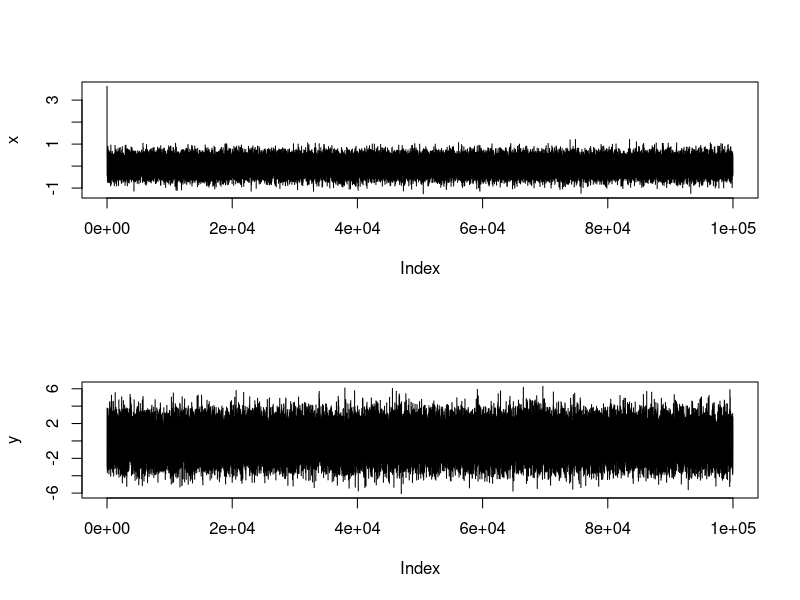
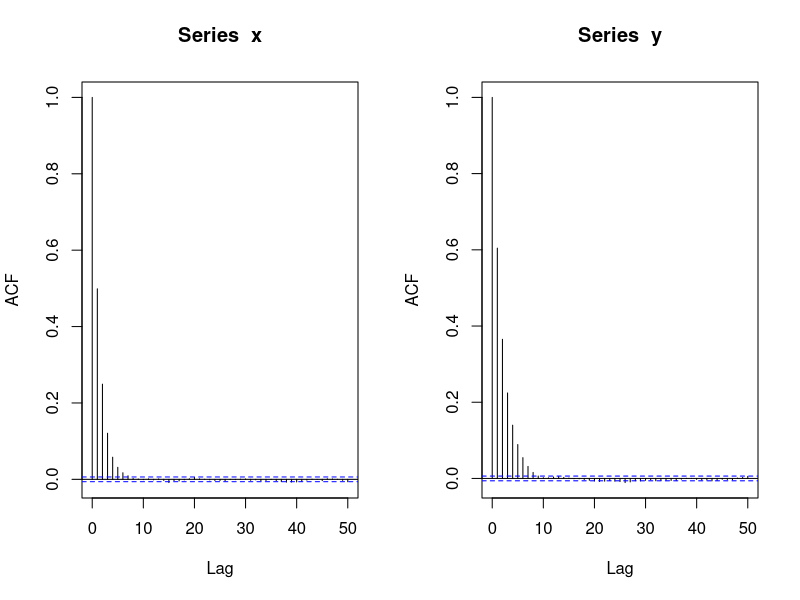
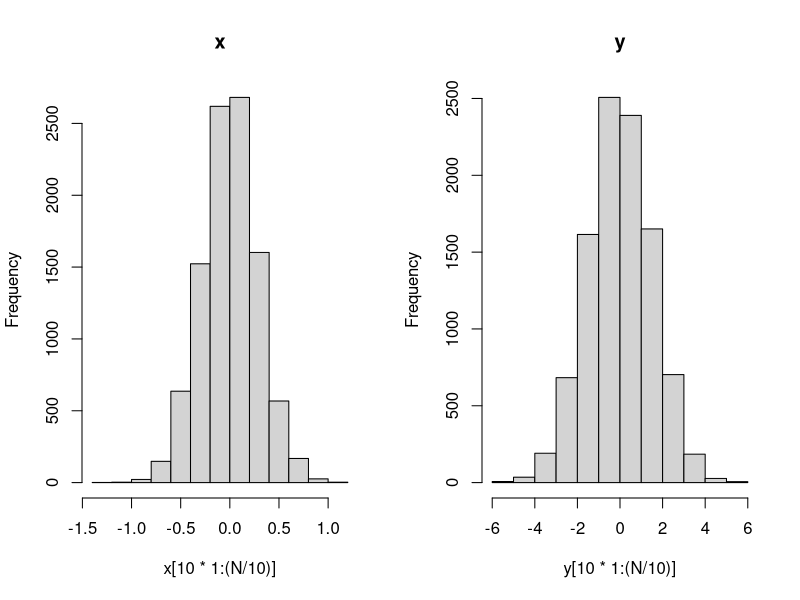
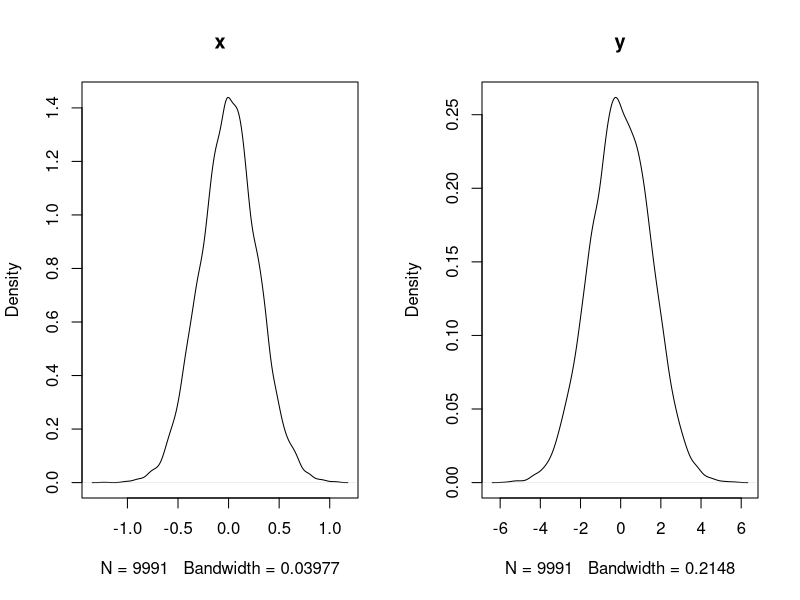

These figures' R source, in order:
N <- 100000
# Going to construct two face time series
x <- numeric(N)
y <- numeric(N)

x[1] <- rnorm(1, 0, 5)
y[1] <- rnorm(1, 0, 5)
for(t in 2:N){
    x[t] <- 0.5 * x[t - 1] + rnorm(1, 0, 0.25)
    y[t] <- 0.6 * y[t - 1] + rnorm(1, 0, 1.2)
}

# Plot traceplots
par(mfrow = c(2, 1))
plot(x, type = 'l')
plot(y, type = 'l')

# Plot ACF plots
par(mfrow = c(1, 2))
acf(x)
acf(y)

# Plot histograms
# Thin chains appropriately based on the ACF plot
# The ACF plot shows autocorrelation to about seven samples,
# so taking any subset of the chain which skips at least seven
# samples will suffice to make independent samples.
par(mfrow = c(1, 2))
hist(x[10 * 1:(N/10)], bins = 30, main = "x")
hist(y[10 * 1:(N/10)], bins = 30, main = "y")

# Generate a subsequence for thinning the chain
subseq <- seq(from=100, to = N, 10)
subseq

# Or plot densities instead
par(mfrow = c(1, 2))
plot(density(x[subseq]), main = "x")
plot(density(y[subseq]), main = "y")

# Compute the mean of the posterior samples (after thinning and burning in)
mean(x[subseq])
mean(y[subseq])
